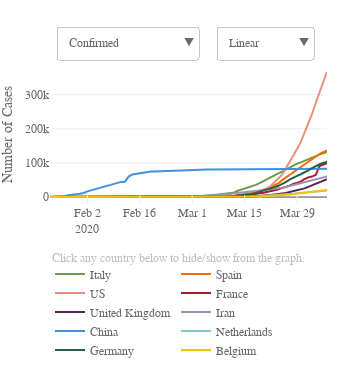

Notebook source saved alongside this figure:
### Code cell
# Plot timeline confirmed top ten countries (360)

# Plot

data = []
for i, c in enumerate(top10_country):
    data.append(go.Scatter(x = df_merged[df_merged['Country/Region'] == c].dt,
                           y = df_merged[df_merged['Country/Region'] == c].confirmed,
                           name = c,
                           marker = dict(color = top10_col[i]),
                           hoverinfo = 'text',
                           hovertext = [c+'<br>'+'{:,}'.format(x) for x in df_merged[df_merged['Country/Region'] == c].confirmed],
                           hoverlabel = dict(bordercolor = top10_col[i], 
                                 bgcolor = 'white', 
                                 font = dict(color = top10_col[i])),
                          ))
    data.append(go.Scatter(x = df_merged[df_merged['Country/Region'] == c].dt,
                           y = df_merged[df_merged['Country/Region'] == c].deaths,
                           name = c,
                           marker = dict(color = top10_col[i]),
                           hoverinfo = 'text',
                           hovertext = [c+'<br>'+'{:,}'.format(x) for x in df_merged[df_merged['Country/Region'] == c].deaths],
                           hoverlabel = dict(bordercolor = top10_col[i], 
                                 bgcolor = 'white', 
                                 font = dict(color = top10_col[i])),
                           showlegend = False,
                           visible = False
                          ))
    data.append(go.Scatter(x = df_merged[df_merged['Country/Region'] == c].dt,
                           y = df_merged[df_merged['Country/Region'] == c].confirmed_by100000pop,
                           name = c,
                           marker = dict(color = top10_col[i]),
                           hoverinfo = 'text',
                           hovertext = [c+'<br>'+'{:.1f}'.format(x) for x in df_merged[df_merged['Country/Region'] == c].confirmed_by100000pop],
                           hoverlabel = dict(bordercolor = top10_col[i], 
                                 bgcolor = 'white', 
                                 font = dict(color = top10_col[i])),
                           showlegend = False,
                           visible = False
                          ))
    data.append(go.Scatter(x = df_merged[df_merged['Country/Region'] == c].dt,
                           y = df_merged[df_merged['Country/Region'] == c].deaths_by100000pop,
                           name = c,
                           marker = dict(color = top10_col[i]),
                           hoverinfo = 'text',
                           hovertext = [c+'<br>'+'{:.1f}'.format(x) for x in df_merged[df_merged['Country/Region'] == c].deaths_by100000pop],
                           hoverlabel = dict(bordercolor = top10_col[i], 
                                 bgcolor = 'white', 
                                 font = dict(color = top10_col[i])),
                           showlegend = False,
                           visible = False
                          ))

conf_visible = [True, False, False, False, True, False, False, False, True, False, False, False,
                True, False, False, False, True, False, False, False, True, False, False, False,
                True, False, False, False, True, False, False, False, True, False, False, False,
                True, False, False, False]
death_visible = [False, True, False, False, False, True, False, False, False, True, False, False, 
                 False, True, False, False, False, True, False, False, False, True, False, False, 
                 False, True, False, False, False, True, False, False, False, True, False, False, 
                 False, True, False, False]
conf_pop_visible = [False, False, True, False, False, False, True, False, False, False, True, False,
                    False, False, True, False, False, False, True, False, False, False, True, False, 
                    False, False, True, False, False, False, True, False, False, False, True, False, 
                    False, False, True, False]
death_pop_visible = [False, False, False, True, False, False, False, True, False, False, False, True, 
                      False, False, False, True, False, False, False, True, False, False, False, True, 
                      False, False, False, True, False, False, False, True, False, False, False, True, 
                      False, False, False, True]

lay = go.Layout(width = width_px_small-23, 
                height = height_px_small+100, 
                xaxis = dict(title='',
                             ticks = 'inside',
                             ticklen = tick_lenght-3,
                             tickcolor = tick_col,
                             rangemode = 'nonnegative',
                             zeroline = False,
                             showgrid = False,
                            ),
                yaxis = dict(title='Number of Cases',
                             type = 'linear',
                            ),
                hovermode = 'closest',
                font = dict(size = label_size,
                            family = label_font,
                            color = label_col,
                           ),
                legend = dict(x = 0.0, 
                              y = -0.40,
                              orientation = 'h',
                             ),
                margin=dict(l = 50, r = 10, b = 10, t = 65, pad=0),
                annotations=[dict(x = 0.0,
                                  y = -0.45,
                                  showarrow = False,
                                  text = 'Click any country below to hide/show from the graph:',
                                  xref = 'paper',
                                  yref = 'paper',
                                  font=dict(
                                      family = label_font,
                                      size = label_size,
                                      color = 'silver',),
                                 ),
                            ],
                updatemenus=[dict(buttons=list([dict(args = ["yaxis.type", 'linear'],
                                                     label = 'Linear',
                                                     method = 'relayout'
                                                    ),
                                                dict(
                                                    args = ["yaxis.type", 'log'],
                                                    label = 'Logarithmic',
                                                    method = 'relayout'
                                                )
                                               ]),
                                  direction = "down",
                                  pad = {"r": 10, "t": 10},
                                  showactive = True,
                                  x = 0.6,
                                  xanchor = 'left',
                                  y = 1.35,
                                  yanchor = 'top'
                                 ),
                             dict(buttons=list([dict(args = [{'visible': conf_visible, 'showlegend' : True }],
                                                     label = 'Confirmed   ',
                                                     method = 'restyle'
                                                    ),
                                                dict(args = [{'visible': death_visible, 'showlegend' : True }],
                                                     label = 'Deaths',
                                                     method = 'restyle'
                                                    ),
                                                dict(args = [{'visible': conf_pop_visible, 'showlegend' : True }],
                                                     label = 'Confirmed/100k pop.',
                                                     method = 'restyle'
                                                    ),
                                                dict(args = [{'visible': death_pop_visible, 'showlegend' : True }],
                                                     label = 'Deaths/100k pop.',
                                                     method = 'restyle'
                                                    ),
                                               ]),
                                  direction = "down",
                                  pad = {"r": 10, "t": 10},
                                  showactive = True,
                                  x = 0.02,
                                  xanchor = 'left',
                                  y = 1.35,
                                  yanchor = 'top'
                                 ),
                            ]
               )


fig = dict(data=data, layout=lay)
plotly.offline.iplot(fig)

# Save JS
plot = plotly.offline.plot({'data':data,
                            'layout':lay},
                           include_plotlyjs = False,
                           output_type = 'div',
                           config = dict(showLink = False,
                                         modeBarButtonsToRemove = ['sendDataToCloud'],
                                         displaylogo = False,
                                         responsive = True)
                          )

path = '../visuals/timelines/'
out_file = open(path+'timeline_date_360.html', 'w')
out_file.write('<!DOCTYPE html><html><head><script src="https://cdn.plot.ly/plotly-latest.min.js"></script></head><body>')
out_file.write(plot)
out_file.write('</body><html>')
out_file.close()
